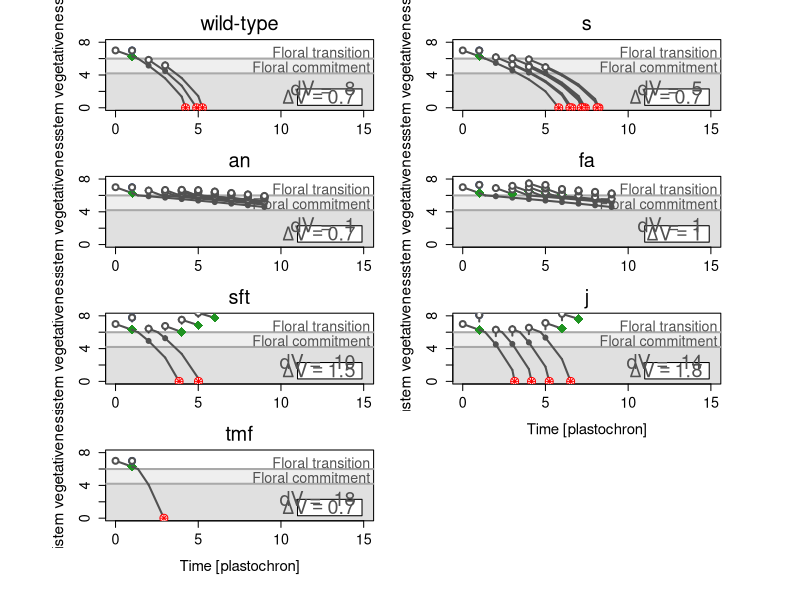
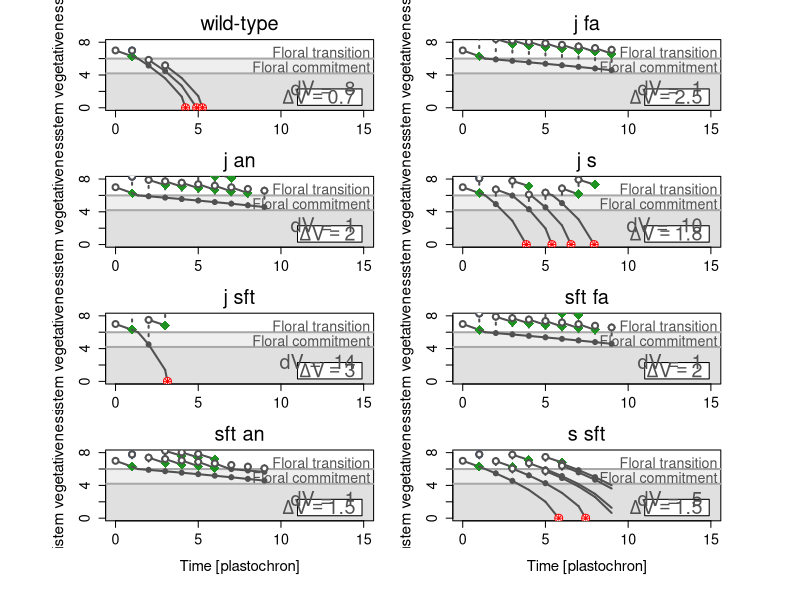

These figures' R source, in order:
plot.scale <- function (col, val) {
  rect(14, 0, 15, 1, col="white")
  inc <- 1/(length(col)+2)
  st <- 0
  end <- 0
  for(i in 1:length(col)){
    st <- st+inc
    end <- st+inc
    rect(14.1, st, 14.9, end, col=col[i], border=F)
  }
  st <- st+inc
  text(14.5, 0, min(val))
  text(14.5, st, max(val))
}

deveg <- function(previous.veg.state, rate=1, k=1, step=1) {
  return(previous.veg.state-(step*rate*(1/previous.veg.state*k)))
  #return(previous.veg.state-(rate*(previous.veg.state*k)))
  #return(previous.veg.state-rate)
}

reveg <- function(previous.veg.state, jump=1) {
  return(previous.veg.state+jump)
}

flowering <- function (run, SYM.limit, veg.rate, deveg.rate, 
                       reveg.rate, IM.limit, FM.commit, print=F, jump=T, maxsim=10) {
  if(print){
    plot(x=NULL, y=NULL, xlim=c(0, 15), ylim=c(0, 8), xlab="Time [plastochrons]", ylab="Meristem vegetativeness[-]", cex.lab = 1.4, cex.axis=1.3)
   # polygon(c(-1, -1, 15+1, 15+1), c(SYM.limit, -1, -1, SYM.limit), col="#00000010", border="white")
    polygon(c(-1, -1, 15+1, 15+1), c(IM.limit, -1, -1, IM.limit), col="#00000010", border="white")
    polygon(c(-1, -1, 15+1, 15+1), c(FM.commit, -1, -1, FM.commit), col="#00000010", border="white")
   # abline(h=SYM.limit, col='darkgray', lwd=2)
    abline(h=IM.limit, col='darkgray', lwd=2)
    abline(h=FM.commit, col='darkgray', lwd=2)
    #text(15+0.4, SYM.limit+0.1, "Leaf repression", adj=c(1,0), col="#515151", cex=1.3)
    text(15+0.4, IM.limit+0.1, "Floral transition", adj=c(1,0), col="#515151", cex=1.3)
    text(15+0.4, FM.commit+0.1, "Floral commitment", adj=c(1,0), col="#515151", cex=1.3)
    points(0, 7, pch=1)
    rect(11, 0.3, 14.9, 2.3, col="white")
     text(x=14.5, y=1.5, labels=paste("dV = ", deveg.rate), cex=1.8, adj=c(1,0), col="#515151")
    text(x=14.5, y=0.5, labels=bquote(Delta*"V"==.(reveg.rate)), cex=1.8, adj=c(1,0), col="#515151")
  }
  
  node <- 1
  wall <- F
  crossing <- F
  parent <- 0
  axis <- 1 
  inflorescence <- data.frame()
  inflorescence[1, 1] <- axis
  node <- 1
  step <- 0
  state <- 7
  inflorescence[node, 2] <- step
  inflorescence[node, 3] <- state
  inflorescence[node, 4] <- parent
  inflorescence[node, 5] <- node
  colnames(inflorescence) <- c("axis", "plastochron", "state", "parent", "node")
  
  for(i in 1:run) { # steps = plastochrons
    axes <- max(inflorescence$axis)
    new.axis <- axes
    tmp <- data.frame()
    
    for(n in 1:axes) {
      if(n != 2 & n <= maxsim) {
        previous.state <- inflorescence[inflorescence$axis == n & 
                                          inflorescence$plastochron == i-1, 3]
        previous.parent <- inflorescence[inflorescence$axis == n & 
                                           inflorescence$plastochron == i-1, 4]
        previous.node <- inflorescence[inflorescence$axis == n & 
                                         inflorescence$plastochron == i-1, 5]
        if(length(previous.state) > 0 && previous.state > 0) {
          if(previous.state > IM.limit) {
            rate <- veg.rate
          } else {
            rate <- deveg.rate
          }
          
          current.state <- deveg(previous.state, rate=rate)
          
          if(current.state < IM.limit & previous.state > IM.limit){
            # state value at the crossing
            slope <-  (current.state - previous.state)
            inc.x <- (IM.limit - previous.state) / slope
            x.new <- (i-1) + inc.x  
            current.state <- deveg(IM.limit, rate=deveg.rate, step = (1 - inc.x))           
            crossing <- T
          }
          
          x0 <- i-1
          y0 <- previous.state
          x1 <- i
          y1 <- current.state
          
          if(i %% 1 == 0) {
            next.state <- reveg(current.state, jump=reveg.rate)
            
            if(current.state < SYM.limit & current.state > FM.commit) {
              parent   <- n
              new.axis <- new.axis + 1
              if(print){
                if(n < maxsim-2) segments(x1, y1, x1, next.state, lty=3, lwd=2, col="#515151")
              }
              
              type <- 5 # losange vide
#               if(next.state > SYM.limit) {
# #                 if(print){ 
# #                   #segments(x1, next.state, x1, 7, lty=2, length=0.1, lwd=2, col="#515151")
# #                 }
#                 if(jump) {
#                   next.state <- 7
#                 }
#                 type <- 1 # rond vide
#               }
              if(n < maxsim-2){
                tmp <- data.frame(rbind(tmp, cbind(axis = new.axis,
                                                 plastochron = i,
                                                 state = next.state,
                                                 parent = parent,
                                                 node = 1)))
              }
              if(print){
                if(n < maxsim-2) points(x1, next.state, pch=type)
                if(current.state <= IM.limit){points(x1, current.state, pch=21, col="#515151", bg="#515151", lwd=1)}
                #Sys.sleep(0.25)
              }
              
            } 
            if(current.state >= 0) {
              if(current.state < IM.limit || i == 1){
                tmp <- data.frame(rbind(tmp,
                                        cbind(axis = n,
                                              plastochron = i,
                                              state = current.state,
                                              parent = previous.parent,
                                              node = previous.node + 1)))
              }
              
              if(print){
                if(crossing == F){
                  segments(x0, y0, x1, y1, lwd=2, col="#515151")
                }else{
                  segments(x0, y0, x.new, IM.limit, lwd=2, col="#515151")
                  segments(x.new, IM.limit, x1, y1, lwd=2, col="#515151")
                  crossing <- F
                }
                if(current.state > IM.limit) {
                  #points(x0, y0, pch=21, col="#1F9321", bg="#54B71E", lwd=2, cex=1.2)                  
                  points(x1, y1, pch=18,  col="#1F9321", lwd=2, cex=2)
                }
              }
            } else {
                tmp <- data.frame(rbind(tmp,
                                      cbind(axis = n,
                                            plastochron = i,
                                            state = current.state,
                                            parent = previous.parent,
                                            node = previous.node + 1)))
                if(print){ 
                slope <- (current.state - previous.state)
                inc.x <- (0 - previous.state) / slope
                x.new <- (i-1) + inc.x  
                segments(x0, y0, x.new, 0, lwd=2, col="#515151")
                points(x.new, 0, pch=21, col="red", bg="white", cex=1.6, lwd=1)
                points(x.new, 0, pch=8, col="red", lwd=1)
              }
            }
          }
        }
      }
    }  
    inflorescence <- rbind(inflorescence, tmp)
  }
tmp <- inflorescence[2, ]
points(tmp$plastochron, tmp$state, pch=21, col="#2C4D9E", bg="#1A6BBC", lwd=2, cex=1.2)

axis <- max(inflorescence$axis)
for(i in 1:axis){
  tmp <- inflorescence[inflorescence$axis == i,]
  if(nrow(tmp) > 0){
    tmp2 <- tmp[tmp$node==1,]
    points(tmp2$plastochron, tmp2$state, pch=21, col="#515151", bg="white", cex=1.2, lwd=2)
  } 
}
  return(inflorescence)
}



veg.rate      <- 5

run           <- 9
IM.limit      <- 6
FM.commit     <- 4.2
SYM.limit     <- IM.limit+1
jump          <- F


pdf(file="~/Desktop/simulation_single_mutants.pdf", width=10, height=12)
par(mfrow=c(4,2), mar=c(2,4,3,2), oma=c(4,4,0,4))
# Wild type
inflorescence <- flowering(run, SYM.limit,veg.rate, 8, 0.7, IM.limit, FM.commit, print=T, jump=jump)
mtext("wild-type", line=0.5, cex=1.2)

# s
inflorescence <- flowering(run, SYM.limit, veg.rate, 5, 0.7, IM.limit, FM.commit, print=T, jump=jump)
mtext("s", line=0.5, cex=1.2)

# an
inflorescence <- flowering(run, SYM.limit, veg.rate, 1, 0.7, IM.limit, FM.commit, print=T, jump=jump)
mtext("an", line=0.5, cex=1.2)

# fa
inflorescence <- flowering(run, SYM.limit, veg.rate, 1, 1, IM.limit, FM.commit, print=T, jump=jump)
mtext("fa", line=0.5, cex=1.2)


# sft
inflorescence <- flowering(run, SYM.limit, veg.rate, 10, 1.5, IM.limit, FM.commit, print=T, jump=jump)
mtext("sft", line=0.5, cex=1.2)

# j
inflorescence <- flowering(run, SYM.limit, veg.rate, 14, 1.8, IM.limit, FM.commit, print=T, jump=jump)
mtext("j", line=0.5, cex=1.2)
mtext("Time [plastochron]", side=1, line=3, cex=0.9)

# 
inflorescence <- flowering(run, SYM.limit, veg.rate, 18, 0.7, IM.limit, FM.commit, print=T, jump=jump)
mtext("tmf", line=0.5, cex=1.2)
mtext("Time [plastochron]", side=1, line=3, cex=0.9)

dev.off()




## Double mutants


pdf(file="~/Desktop/simulatio_double_mutants.pdf", width=10, height=12)
par(mfrow=c(4,2), mar=c(2,4,3,2), oma=c(4,4,0,4))

# Wild type
inflorescence <- flowering(run, SYM.limit,veg.rate, 8, 0.7, IM.limit, FM.commit, print=T, jump=jump)
mtext("wild-type", line=0.5, cex=1.2)

# j:fa
inflorescence <- flowering(run, SYM.limit, veg.rate, 1, 2.5, IM.limit, FM.commit, print=T, jump=jump)
mtext("j fa", line=0.5, cex=1.2)

# j:an
inflorescence <- flowering(run, SYM.limit, veg.rate, 1, 2, IM.limit, FM.commit, print=T, jump=jump)
mtext("j an", line=0.5, cex=1.2)

# j:s
inflorescence <- flowering(run, SYM.limit, veg.rate, 10, 1.8, IM.limit, FM.commit, print=T, jump=jump)
mtext("j s", line=0.5, cex=1.2)

# j:sft
inflorescence <- flowering(run, SYM.limit, veg.rate, 14, 3, IM.limit, FM.commit, print=T, jump=jump)
mtext("j sft", line=0.5, cex=1.2)

# sft:fa
inflorescence <- flowering(run, SYM.limit, veg.rate, 1, 2, IM.limit, FM.commit, print=T, jump=jump)
mtext("sft fa", line=0.5, cex=1.2)

# sft:an
inflorescence <- flowering(run, SYM.limit, veg.rate, 1, 1.5, IM.limit, FM.commit, print=T, jump=jump)
mtext("sft an", line=0.5, cex=1.2)
mtext("Time [plastochron]", side=1, line=3, cex=0.9)

# s:sft
inflorescence <- flowering(run, SYM.limit, veg.rate, 5, 1.5, IM.limit, FM.commit, print=T, jump=jump)
mtext("s sft", line=0.5, cex=1.2)
mtext("Time [plastochron]", side=1, line=3, cex=0.9)

dev.off()




